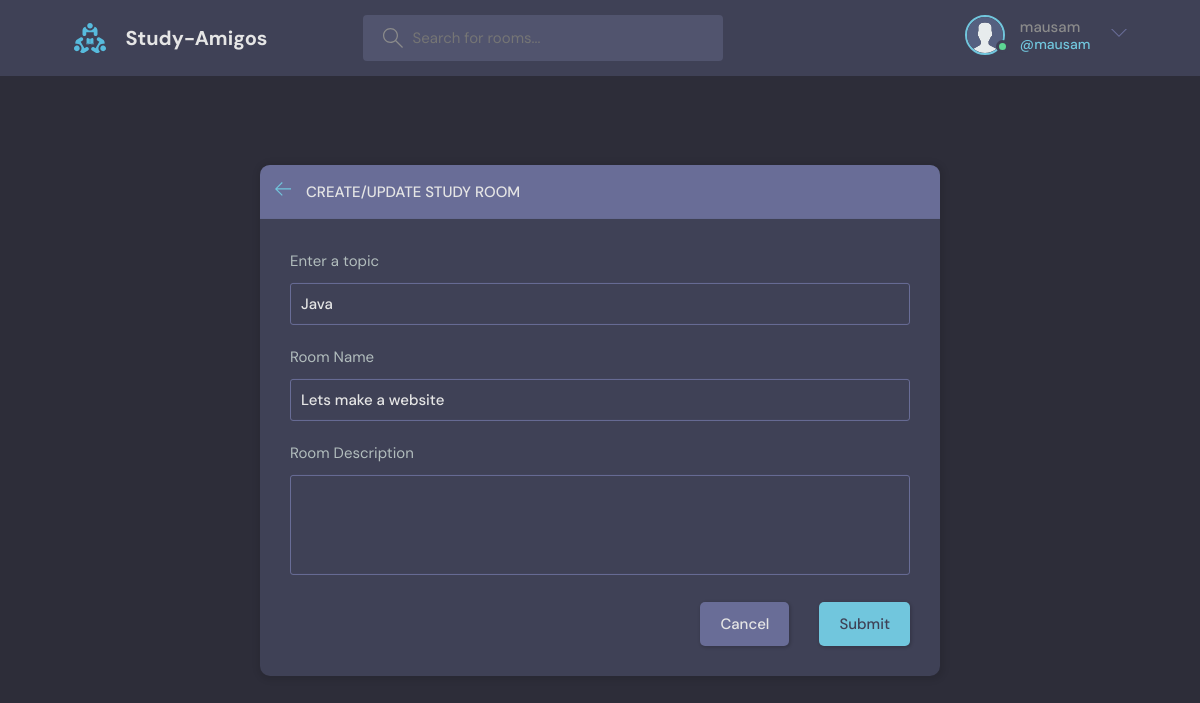
The page /update-room/2/ (signed in) on the database its author committed.
### base/models.py (models this page shows, shortened)
class User(AbstractUser):
    name= models.CharField(max_length=200, null=True)
    email= models.EmailField(unique=True, null=True)
    bio=models.TextField(null=True)
    avatar= models.ImageField(null=True, default="avatar.svg")                  ## this command requires pillow library to install ##but in setttings we also need to set that where will the user uploaded content like picture will be saved/saved and we also need to give some url to this picture
    USERNAME_FIELD= 'email'
    REQUIRED_FIELDS=[]

class Room(models.Model):
    host= models.ForeignKey(User, on_delete=models.SET_NULL, null=True)
    topic= models.ForeignKey(Topic, on_delete=models.SET_NULL, null=True)   #We are deleteing then there will be empty topics, because,
    name= models.CharField(max_length=200)
    description= models.TextField(null=True, blank=True)        ##null is for the database, and blank is for the form, basically we
    participants= models.ManyToManyField(                       ##we have already used User before that's why we need to give related name
        User, related_name='participants', blank=True)
    updated= models.DateTimeField(auto_now=True)                #autonow for saving the time at every time instant we save it
    created= models.DateTimeField(auto_now_add=True)            #autonowadd for saving the time at the first timeinstant we created it.
    class Meta:
        ordering= ['-updated','-created']

class Topic(models.Model):
    name=models.CharField(max_length=200)

### base/views.py (the view, shortened to what this page needs)
# urls.py: path('update-room/<str:pk>/', views.Updateroom, name="update-room"),
@login_required(login_url='login')
def Updateroom(request, pk):
    room=Room.objects.get(id=pk)
    form=Roomform(instance=room)
    topics=Topic.objects.all()                                         ## for all the topics to be shown in the  dropdown of the topic while selecting topic while creating the room
    if request.user != room.host:                                                             #user should be the room host
        return HttpResponse('You are not allowed to update this room.')
    context={'form':form,'topics':topics, 'room':room}
    return render(request, 'base/room_form.html',context)

### base/forms.py
class Roomform(ModelForm):
    class Meta:
        model=Room
        fields= '__all__'          #we can keep it as '__all__' to get all the fields that are there in the room. or we can create a list of
        exclude=['host', 'participants']            ## we can even exclude some fields here.\

### base/templates/base/room_form.html (shortened to what this page needs)
{% extends 'main.html' %}
{% block content %}
  <main class="create-room layout">
    <div class="container">
      <div class="layout__box">
        <div class="layout__boxHeader">
          <div class="layout__boxTitle">
            <a href="{% url 'home' %}">
              <svg version="1.1" xmlns="http://www.w3.org/2000/svg" width="32" height="32" viewBox="0 0 32 32">
                <title>arrow-left</title>
                <path
                  d="M13.723 2.286l-13.723 13.714 13.719 13.714 1.616-1.611-10.96-10.96h27.625v-2.286h-27.625l10.965-10.965-1.616-1.607z">
                </path>
              </svg>
            </a>
            <h3>Create/Update Study Room</h3>
          </div>
        </div>
        <div class="layout__body">
          <form class="form" action="" method="POST">
            <div class="form__group">
              <label for="room_topic">Enter a topic</label>
              <input required type="text" value="{{room.topic.name}}" name="topic" list="topic-list" />
            </div>
            <div class="form__group">
              <label for="room_name">Room Name</label>
              {{form.name}}
            </div>
            <div class="form__group">
              <label for="room_description">Room Description</label>
              {{form.description}}
            </div>
            <div class="form__action">
              <a class="btn btn--dark" href="index.html">Cancel</a>
              <button class="btn btn--main" type="submit">Submit</button>
            </div>
          </form>
        </div>
      </div>
    </div>
  </main>
  {% endblock content %}

### templates/navbar.html (shortened to what this page needs)
{% load static %}
<header class="header header--loggedIn">
    <div class="container">
      <a href="{% url 'home' %}" class="header__logo">
        <img src="{% static 'images/logo.svg' %}" />
        <h1>Study-Amigos</h1>
      </a>
      <form class="header__search" method="GET" action="{% url 'home' %}">
        <label>
          <input name="q" placeholder="Search for rooms..." />
        </label>
      </form>
      <nav class="header__menu">
        {% if request.user.is_authenticated %}
        <div class="header__user">
          <a href="{% url 'user-profile' request.user.id %}">
            <div class="avatar avatar--medium active">
              <img src="{{request.user.avatar.url}}" />
            </div>
            <p>{{request.user.username}}<span>@{{request.user.username}}</span></p>
          </a>
          <button class="dropdown-button">
            <svg version="1.1" xmlns="http://www.w3.org/2000/svg" width="32" height="32" viewBox="0 0 32 32">
              <title>chevron-down</title>
              <path d="M16 21l-13-13h-3l16 16 16-16h-3l-13 13z"></path>
            </svg>
          </button>
        </div>
        {% else %}
          <a href="{% url 'login' %}">
          <img src="{% static 'images/avatar.svg' %}" />
          <p>Login</p>
        </a>
        {% endif %}
      </nav>
    </div>
  </header>

### static/styles/style.css (style rules this page uses)
:root { --color-main: #71c6dd; --color-main-light: #e1f6fb; --color-dark: #3f4156; --color-dark-medium: #51546e; --color-dark-light: #696d97; --color-light: #e5e5e5; --color-gray: #8b8b8b; --color-light-gray: #b2bdbd; --color-bg: #2d2d39; --color-success: #5dd693; --color-error: #fc4b0b; }
* { font-family: "DM Sans", -apple-system, BlinkMacSystemFont, "Segoe UI", Roboto, Oxygen, Ubuntu, Cantarell, "Open Sans", "Helvetica Neue", sans-serif; margin: 0; padding: 0; box-sizing: border-box; text-rendering: optimizeLegibility; font-size: inherit; }
html { font-size: 56.25%; }
@media only screen and (min-width: 1200px) { html { font-size: 62.5%; } }
img { width: 100%; }
a { display: inline-block; color: var(--color-main); text-decoration: none; }
.container { max-width: 120rem; width: 90%; margin: auto; }
.btn { background-color: transparent; border: none; display: inline-flex; align-items: center; gap: 1rem; cursor: pointer; transition: all ease-in-out 0.3s; padding: 1rem 2rem; border-radius: 5px; box-shadow: 1px 1px 3px 1px rgba(0, 0, 0, 0.15); font-weight: 500; }
.btn--main { background-color: var(--color-main); color: var(--color-dark); }
.btn--dark { background-color: var(--color-dark-light); color: var(--color-light); }
.avatar { position: relative; display: inline-block; border-radius: 50%; border: 2px solid var(--color-main); }
.avatar img { display: block; border-radius: 50%; object-fit: cover; object-position: center; }
.avatar::after { content: ""; display: block; position: absolute; background-color: var(--color-gray); z-index: 111; border-radius: 50%; border: 0.3rem solid var(--color-dark); }
.avatar.active::after { background-color: var(--color-success); }
.avatar.avatar--medium img { width: 3.6rem; height: 3.6rem; border-radius: 50%; }
.avatar.avatar--medium:after { width: 0.7rem; height: 0.7rem; bottom: 0px; right: -6px; }
.header { padding: 1.5rem; background-color: var(--color-dark); }
.header > .container { display: flex; gap: 9.5rem; }
.header__logo, .header__user { display: flex; gap: 2rem; align-items: center; }
.header__logo > img { height: 3.2rem; width: 3.2rem; }
.header__logo > h1 { font-weight: 700; font-size: 2rem; color: var(--color-light); }
.header__search > label { background-color: var(--color-dark-medium); padding: 1.3rem 1rem; display: flex; align-items: center; gap: 1rem; border-radius: 4px; }
.header__search svg { fill: var(--color-gray); width: 2rem; height: 2rem; margin-left: 1rem; }
.header__search input { width: 30rem; background: transparent; border: none; outline: none; color: var(--color-light); }
.header__menu { margin-left: auto; position: relative; }
.header__menu a { display: flex; gap: 1.5rem; align-items: center; font-weight: 500; text-decoration: none; color: var(--color-gray); }
.header__menu img { height: 3.6rem; }
.header__menu p { line-height: 1.2; }
.header__menu span { color: var(--color-main); font-weight: 500; font-size: 1.4rem; display: block; }
.header__menu svg { width: 1.6rem; height: 1.6rem; fill: var(--color-dark-light); }
.dropdown-button { background: transparent; border: 0; outline: 0; cursor: pointer; }
.layout { margin-top: 2.4rem; }
.layout > .container { display: flex; justify-content: space-between; align-items: flex-start; }
.layout__box { width: 90%; max-width: 48rem; min-height: 40rem; position: absolute; top: 50%; left: 50%; transform: translate(-50%, -46%); background-color: var(--color-dark); border-radius: 1rem; box-shadow: 1px 1px 6px 3px rgba(0, 0, 0, 0.1); overflow: hidden; }
.layout__boxHeader { display: flex; padding: 1.5rem; background-color: var(--color-dark-light); }
.layout__boxTitle { display: flex; gap: 1.5rem; align-items: center; }
.layout__boxTitle h3 { text-transform: uppercase; font-weight: 500; color: var(--color-light); }
.layout__boxTitle svg { width: 1.6rem; height: 1.6rem; fill: var(--color-main); }
.layout__body { margin: 3rem; }
.form__group { margin-bottom: 2rem; width: 100%; }
.form__group label { display: block; font-size: 1.5rem; margin-bottom: 1rem; }
.form__group input, .form__group textarea, .form__group select { background: transparent; border: 1px solid var(--color-dark-light); padding: 1rem; border-radius: 3px; width: 100%; color: var(--color-light); font-weight: 500; outline: none; }
.form__group textarea { background: transparent; height: 10rem; resize: none; }
.form__action { display: flex; justify-content: flex-end; gap: 3rem; }
.create-room.layout .layout__box { max-width: 68rem; }

### rows shown on the page
User: user.avatar (placeholder picture), user.username "mausam"
Room: topic "Java", name "Lets make a website"
